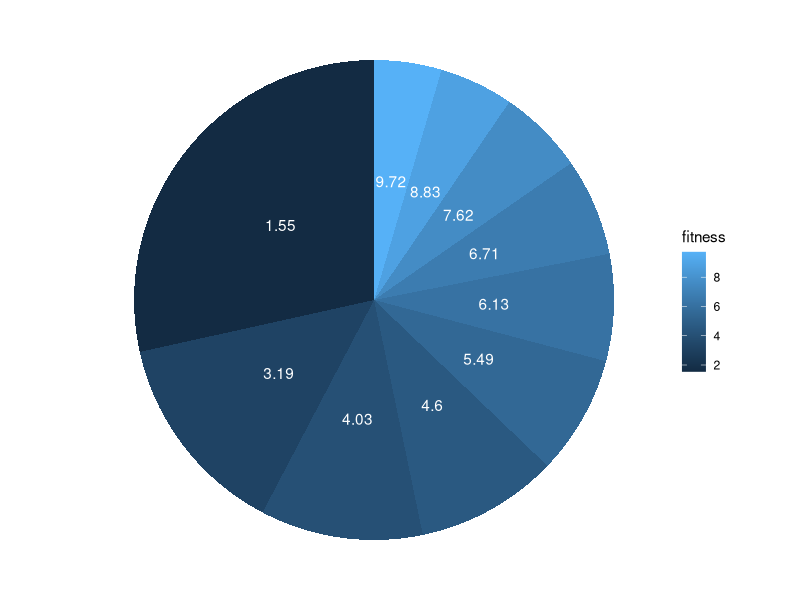

Source code (R):
library(ggplot2)
library(dplyr)

y = round(runif(10, 0, 10), 2)

df = data.frame(probability = 1/y, fitness = y)

df <- df %>% 
  arrange(desc(fitness)) %>%
  mutate(prop = probability / sum(df$probability) *100) %>%
  mutate(ypos = cumsum(prop)- 0.5*prop )

p = ggplot(df, aes(x="", y=probability, fill=fitness)) +
  geom_bar(stat="identity", width=1) +
  coord_polar("y", start=0) + theme_void() + 
  geom_text(aes(label = fitness), color = "white",
            position = position_stack(vjust = 0.5))

ggsave("figure_man/ea_parent_selection.pdf", p, width = 5, height = 5)